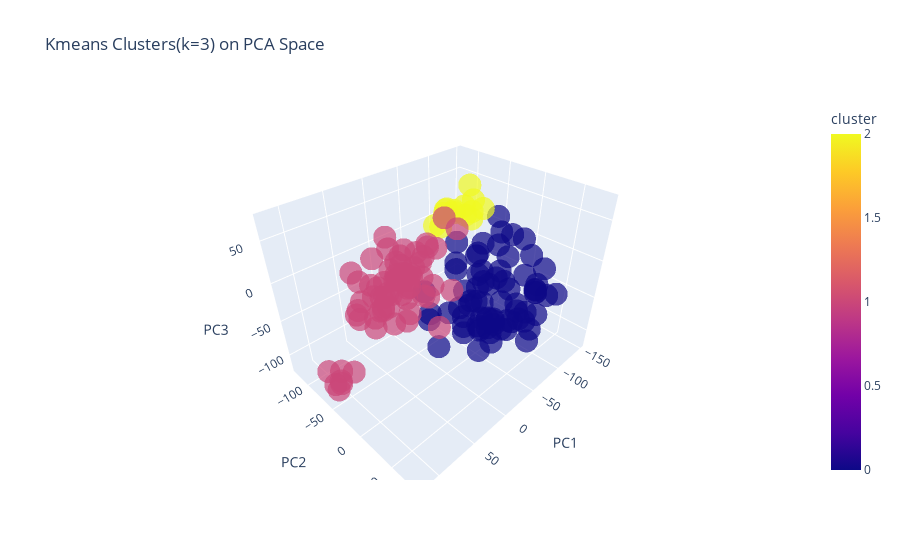

Source (notebook cell):
### Markdown cell above
##For optimal K determined using Silhouette score

### Code cell
kmeans = KMeans(n_clusters=3,random_state=42).fit(X_umap)
km_labels2 = kmeans.labels_
df2 = pd.DataFrame(X_pca3, columns=["PC1","PC2","PC3"])
df2["cluster"] = km_labels2
fig = px.scatter_3d(df2, x="PC1", y="PC2", z="PC3",
                    color="cluster", opacity=0.7,
                    title="Kmeans Clusters(k=3) on PCA Space")
fig.show()

### Figure 1 — Plotly figure (JSON) as saved in the notebook; plotly's stock layout.template omitted (floating-point values rounded to 4 significant figures; data arrays with more than 128 entries replaced by an {"elided": "..."} marker saying what was removed)
{"data": [{"hovertemplate": "PC1=%{x}<br>PC2=%{y}<br>PC3=%{z}<br>cluster=%{marker.color}<extra></extra>", "legendgroup": "", "marker": {"color": {"elided": "151 int values"}, "coloraxis": "coloraxis", "opacity": 0.7, "symbol": "circle"}, "mode": "markers", "name": "", "scene": "scene", "showlegend": false, "type": "scatter3d", "x": {"elided": "151 float values"}, "y": {"elided": "151 float values"}, "z": {"elided": "151 float values"}}], "layout": {"coloraxis": {"colorbar": {"title": {"text": "cluster"}}, "colorscale": [[0, "#0d0887"], [0.1111, "#46039f"], [0.2222, "#7201a8"], [0.3333, "#9c179e"], [0.4444, "#bd3786"], [0.5556, "#d8576b"], [0.6667, "#ed7953"], [0.7778, "#fb9f3a"], [0.8889, "#fdca26"], [1, "#f0f921"]]}, "legend": {"tracegroupgap": 0}, "scene": {"domain": {"x": [0, 1], "y": [0, 1]}, "xaxis": {"title": {"text": "PC1"}}, "yaxis": {"title": {"text": "PC2"}}, "zaxis": {"title": {"text": "PC3"}}}, "title": {"text": "Kmeans Clusters(k=3) on PCA Space"}}}
